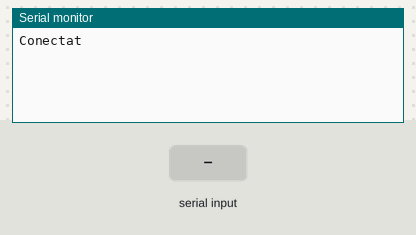
This sketch was run on a simulated Arduino Uno, built with avr-gcc and run on an emulated ATmega328P. On the bench: the last lines printed to the serial monitor. Inputs (shaded band) come from the test bench. WiFi joins after 1.5 s; servers stay silent unless stated; uploads are accepted with an empty reply.

Above: at 2.2 s.
2.3 s: "C90\n" received over the second serial link
At 3.7 s:
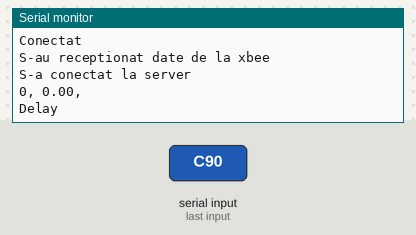
4.0 s: "C,45\n" received over the second serial link
At 4.16 s:
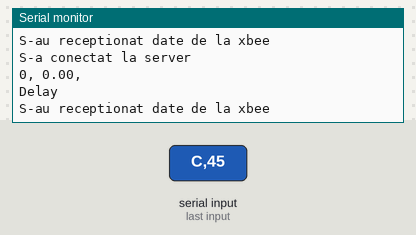

Measured:
- after the input at 2.3 s, the serial monitor: prints a new line at once (image 1)

The sketch:

xbee_sharp_receptor.ino
```cpp
#include <SoftwareSerial.h>
#include <Ethernet.h>
#include <SPI.h>

SoftwareSerial xbeeSerial(4, 5);

byte mac[] = { 0x90, 0xA2, 0xDA, 0x00, 0x0D };
IPAddress ip(192,168,1,177);
IPAddress server(192,168,1,100);

EthernetClient client;

char cArray[10];int ic=0; int id=0, state=0;
double temperature = 0;

void setup()
{Ethernet.begin(mac,ip); Serial.begin(9600); xbeeSerial.begin(9600);  delay(1000);
Serial.println("Conectat");
}

int readXbeeData()
{int done = 0;int inByte;
while (xbeeSerial.available() > 0)
   {inByte = xbeeSerial.read();
      if (inByte=='A') id = atof(cArray);
      if (inByte=='B') state = atof(cArray);
      if (inByte=='C') {temperature = atof(cArray); done=1;}
      if (inByte>64 && inByte<91)
          {ic=0; for(int i=0; i<10; i++) cArray[i] = 0; }
      if ((inByte>47 && inByte<58) || inByte==46)
          {cArray[ic] = inByte; ic++; }
   }
   return done;
}

void loop()
{
  if (readXbeeData()==1)
   { Serial.println("S-au receptionat date de la xbee");
    if (client.connect(server,80)){Serial.println("S-a conectat la server");
    client.print("GET /ethernet/add_xbee_sharp.php");
    client.print("?state="); client.print(state); Serial.print(state); Serial.print(", ");
    client.print("&temperature="); client.print(temperature); Serial.print(temperature); Serial.println(",");
    client.println(" HTTP/1.0");
    client.println();
  }
  Serial.println("Delay");
  Serial.println();
 delay(1000);
  if (client.connected()){client.stop();}
   }
}
```
